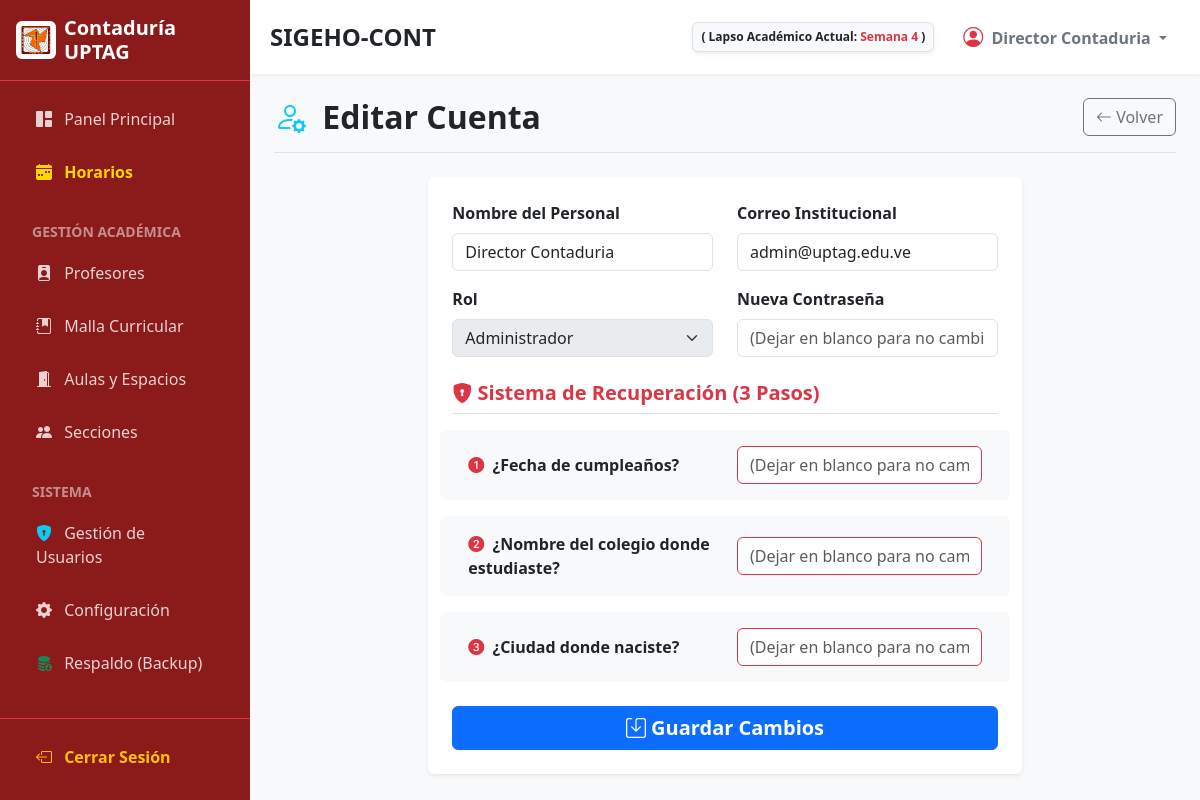
/modules/usuarios/editar.php?id=8 (signed in), run on the app's committed database.
### tables this page shows
CREATE TABLE `configuracion` (
  `id` int(11) NOT NULL,
  `parametro` varchar(100) NOT NULL,
  `valor` varchar(255) NOT NULL
);

CREATE TABLE `usuarios` (
  `id` int(11) NOT NULL,
  `nombre` varchar(100) NOT NULL,
  `correo` varchar(100) NOT NULL,
  `password` varchar(255) NOT NULL,
  `2fa_secret` varchar(255) DEFAULT NULL,
  `2fa_activo` tinyint(1) DEFAULT 0,
  `rol` enum('administrador','coordinador','profesor') NOT NULL,
  `pregunta_seguridad_1` varchar(255) NOT NULL DEFAULT '¿Fecha de cumpleaños?',
  `respuesta_seguridad_1` varchar(255) NOT NULL DEFAULT 'uptag',
  `pregunta_seguridad_2` varchar(255) NOT NULL DEFAULT '¿Nombre del colegio donde estudiaste?',
  `respuesta_seguridad_2` varchar(255) NOT NULL DEFAULT 'uptag',
  `pregunta_seguridad_3` varchar(255) NOT NULL DEFAULT '¿Ciudad donde naciste?',
  `respuesta_seguridad_3` varchar(255) NOT NULL DEFAULT 'uptag',
  `intentos` int(11) DEFAULT 0,
  `bloqueado` tinyint(1) DEFAULT 0
);

### modules/usuarios/editar.php (the view, shortened to what this page needs)
<?php
require '../../config/db.php';
$id_editar = (int)$_GET['id'];
$stmt = $conn->prepare("SELECT * FROM usuarios WHERE id = ?");
$stmt->execute([$id_editar]);
$usuario = $stmt->fetch(PDO::FETCH_ASSOC);
$ruta = '../../'; include '../../includes/header.php';
?>
<div class="d-flex justify-content-between align-items-center mb-4 border-bottom pb-3">
    <h2 class="fw-bold mb-0 text-dark"><i class="bi bi-person-gear text-info me-2"></i> Editar Cuenta</h2>
    <a href="index.php" class="btn btn-outline-secondary" aria-label="Volver a la lista de usuarios"><i class="bi bi-arrow-left"></i> Volver</a>
</div>
<div class="row justify-content-center">
    <div class="col-md-8">
        <div class="card shadow-sm border-0">
            <div class="card-body p-4">
                <form action="editar.php?id=<?php echo $id_editar; ?>" method="POST">
                    <div class="row mb-3">
                        <div class="col-md-6">
                            <label class="form-label fw-bold">Nombre del Personal</label>
                            <input type="text" name="nombre" class="form-control solo-letras" value="<?php echo htmlspecialchars($usuario['nombre']); ?>" pattern="[a-zA-ZáéíóúÁÉÍÓÚñÑ\s\.]+" title="Solo se permiten letras, espacios y puntos." aria-label="Editar nombre del personal" required>
                        </div>
                        <div class="col-md-6">
                            <label class="form-label fw-bold">Correo Institucional</label>
                            <input type="email" name="correo" class="form-control" value="<?php echo htmlspecialchars($usuario['correo']); ?>" aria-label="Editar correo institucional" required>
                        </div>
                    </div>
                    <div class="row mb-4">
                        <div class="col-md-6">
                            <label class="form-label fw-bold">Rol</label>
                            <select name="rol" class="form-select" aria-label="Seleccionar nivel de permisos" required <?php echo ($id_editar == $_SESSION['usuario_id']) ? 'disabled' : ''; ?>>
                                <option value="Administrador" <?php echo (strtolower($usuario['rol']) == 'administrador') ? 'selected' : ''; ?>>Administrador</option>
                            </select>
                        </div>
                        <div class="col-md-6">
                            <label class="form-label fw-bold">Nueva Contraseña</label>
                            <input type="password" name="password" class="form-control" placeholder="(Dejar en blanco para no cambiar)" minlength="16" aria-label="Ingresar nueva contraseña">
                        </div>
                    </div>
                    <h5 class="fw-bold text-danger border-bottom pb-2 mb-3"><i class="bi bi-shield-lock-fill"></i> Sistema de Recuperación (3 Pasos)</h5>
                    <div class="row mb-3 bg-light p-3 rounded align-items-center">
                        <div class="col-md-6">
                            <span class="fw-bold text-dark"><i class="bi bi-1-circle-fill text-danger me-1"></i> ¿Fecha de cumpleaños?</span>
                        </div>
                        <div class="col-md-6">
                            <input type="text" name="respuesta_seguridad_1" class="form-control border-danger" placeholder="(Dejar en blanco para no cambiar)" aria-label="Respuesta de seguridad 1">
                        </div>
                    </div>
                    <div class="row mb-3 bg-light p-3 rounded align-items-center">
                        <div class="col-md-6">
                            <span class="fw-bold text-dark"><i class="bi bi-2-circle-fill text-danger me-1"></i> ¿Nombre del colegio donde estudiaste?</span>
                        </div>
                        <div class="col-md-6">
                            <input type="text" name="respuesta_seguridad_2" class="form-control border-danger" placeholder="(Dejar en blanco para no cambiar)" aria-label="Respuesta de seguridad 2">
                        </div>
                    </div>
                    <div class="row mb-4 bg-light p-3 rounded align-items-center">
                        <div class="col-md-6">
                            <span class="fw-bold text-dark"><i class="bi bi-3-circle-fill text-danger me-1"></i> ¿Ciudad donde naciste?</span>
                        </div>
                        <div class="col-md-6">
                            <input type="text" name="respuesta_seguridad_3" class="form-control border-danger" placeholder="(Dejar en blanco para no cambiar)" aria-label="Respuesta de seguridad 3">
                        </div>
                    </div>
                    <button type="submit" class="btn btn-primary w-100 fw-bold fs-5" aria-label="Guardar cambios del usuario"><i class="bi bi-save"></i> Guardar Cambios</button>
                </form>
            </div>
        </div>
    </div>
</div>
<?php include '../../includes/footer.php'; ?>

### includes/header.php (shortened to what this page needs)
<?php
$rol_usuario = isset($_SESSION['rol']) ? strtolower($_SESSION['rol']) : '';
$semana_texto = "Sin configurar";
if (isset($conn)) {
    try {
        $stmt_conf = $conn->query("SELECT valor FROM configuracion WHERE parametro = 'fecha_inicio_lapso'");
        if ($stmt_conf) {
            $fecha_inicio_db = $stmt_conf->fetchColumn();
            if ($fecha_inicio_db) {
                $inicio_lapso = new DateTime($fecha_inicio_db);
                $inicio_lapso->setTime(0, 0, 0);
                $hoy = new DateTime();
                $hoy->setTime(0, 0, 0);
                if ($hoy >= $inicio_lapso) {
                    $diff = $inicio_lapso->diff($hoy);
                    $semana_num = floor($diff->days / 7) + 1;
                    if ($semana_num > 12) {
                        $semana_texto = "Trimestre Finalizado";
                    } else {
                        $semana_texto = "Semana " . $semana_num;
                    }
                } else {
                    $semana_texto = "Por iniciar";
                }
            }
        }
    } catch(PDOException $e) {
    }
}
?>
<!DOCTYPE html>
<html lang="es">
<head>
    <link href="https://cdn.jsdelivr.net/npm/bootstrap@5.3.0/dist/css/bootstrap.min.css" rel="stylesheet">
    <link rel="stylesheet" href="https://cdn.jsdelivr.net/npm/bootstrap-icons@1.10.5/font/bootstrap-icons.css">
    <link rel="stylesheet" href="<?php echo $ruta; ?>assets/css/estilos.css">
</head>
<body>
<div class="d-flex">
    <div id="sidebar" class="d-flex flex-column area-no-imprimir">
        <div class="p-3 d-flex align-items-center border-bottom border-danger">
            <img src="<?php echo $ruta; ?>assets/img/logo_conta.jpeg" alt="Logo" width="40" class="rounded me-2 bg-white p-1">
            <h5 class="mb-0 fw-bold">Contaduría UPTAG</h5>
        </div>
        <div class="p-3 flex-grow-1">
            <ul class="nav flex-column gap-1">
                <li class="nav-item">
                    <a href="<?php echo $ruta; ?>dashboard.php" class="nav-link"><i class="bi bi-grid-1x2-fill me-2"></i> Panel Principal</a>
                </li>
                <li class="nav-item">
                    <a href="<?php echo $ruta; ?>modules/horarios/index.php" class="nav-link fw-bold" style="color: #ffd700;"><i class="bi bi-calendar-week-fill me-2"></i> Horarios</a>
                </li>
                <li class="nav-item mt-3 mb-1"><small class="text-white-50 fw-bold px-3">GESTIÓN ACADÉMICA</small></li>
                <li class="nav-item"><a href="<?php echo $ruta; ?>modules/profesores/index.php" class="nav-link"><i class="bi bi-person-badge-fill me-2"></i> Profesores</a></li>
                <li class="nav-item"><a href="<?php echo $ruta; ?>modules/materias/index.php" class="nav-link"><i class="bi bi-journal-bookmark-fill me-2"></i> Malla Curricular</a></li>
                <li class="nav-item"><a href="<?php echo $ruta; ?>modules/aulas/index.php" class="nav-link"><i class="bi bi-door-open-fill me-2"></i> Aulas y Espacios</a></li>
                <li class="nav-item"><a href="<?php echo $ruta; ?>modules/secciones/index.php" class="nav-link"><i class="bi bi-people-fill me-2"></i> Secciones</a></li>
                <?php if($rol_usuario == 'administrador'): ?>
                <li class="nav-item mt-3 mb-1"><small class="text-white-50 fw-bold px-3">SISTEMA</small></li>
                <li class="nav-item"><a href="<?php echo $ruta; ?>modules/usuarios/index.php" class="nav-link"><i class="bi bi-shield-lock-fill text-info me-2"></i> Gestión de Usuarios</a></li>
                <li class="nav-item"><a href="<?php echo $ruta; ?>configuracion.php" class="nav-link"><i class="bi bi-gear-fill me-2"></i> Configuración</a></li>
                <li class="nav-item"><a href="<?php echo $ruta; ?>backup.php" class="nav-link"><i class="bi bi-database-fill-down text-success me-2"></i> Respaldo (Backup)</a></li>
                <?php endif; ?>
            </ul>
        </div>
        <div class="p-3 border-top border-danger">
            <a href="<?php echo $ruta; ?>logout.php" class="nav-link text-warning fw-bold"><i class="bi bi-box-arrow-left me-2"></i> Cerrar Sesión</a>
        </div>
    </div>
    <div id="main-content" class="d-flex flex-column bg-light vh-100 overflow-hidden">
        <nav class="top-navbar d-flex justify-content-between align-items-center area-no-imprimir">
            <div class="d-flex align-items-center">
                <h4 class="mb-0 fw-bold text-dark">SIGEHO-CONT</h4>
            </div>
            <div class="d-flex align-items-center gap-3">
                <span class="badge bg-light text-dark border p-2 shadow-sm d-none d-md-inline">
                    ( Lapso Académico Actual: <span class="text-danger"><?php echo $semana_texto; ?></span> )
                </span>
                <div class="dropdown">
                    <button class="btn btn-white dropdown-toggle fw-bold text-secondary" type="button" data-bs-toggle="dropdown">
                        <i class="bi bi-person-circle text-danger fs-5 me-1"></i> <?php echo isset($_SESSION['nombre']) ? htmlspecialchars($_SESSION['nombre']) : 'Usuario'; ?>
                    </button>
                </div>
            </div>
        </nav>
        <div class="p-4 flex-grow-1 overflow-auto">

### assets/css/estilos.css (style rules this page uses)
body { background-color: #f4f6f9; }
body { font-family: 'Segoe UI', Tahoma, Geneva, Verdana, sans-serif; background-color: #f8f9fa; overflow-x: hidden; }
#sidebar { min-width: 250px; max-width: 250px; min-height: 100vh; background-color: #8B1A1A; color: white; transition: all 0.3s; }
#sidebar .nav-link { color: rgba(255,255,255,0.8); padding: 10px 20px; margin-bottom: 5px; border-radius: 5px; transition: all 0.3s; font-weight: 500; }
#main-content { transition: all 0.3s; width: 100%; }
.top-navbar { background-color: white; box-shadow: 0 2px 4px rgba(0,0,0,0.05); padding: 15px 20px; }

### data on the page
configuracion: valor "Semana 4"
usuarios: nombre "Director Contaduria", correo "admin@uptag.edu.ve", rol "Administrador"

### other printed values
$_SESSION['nombre'] "Director Contaduria"
